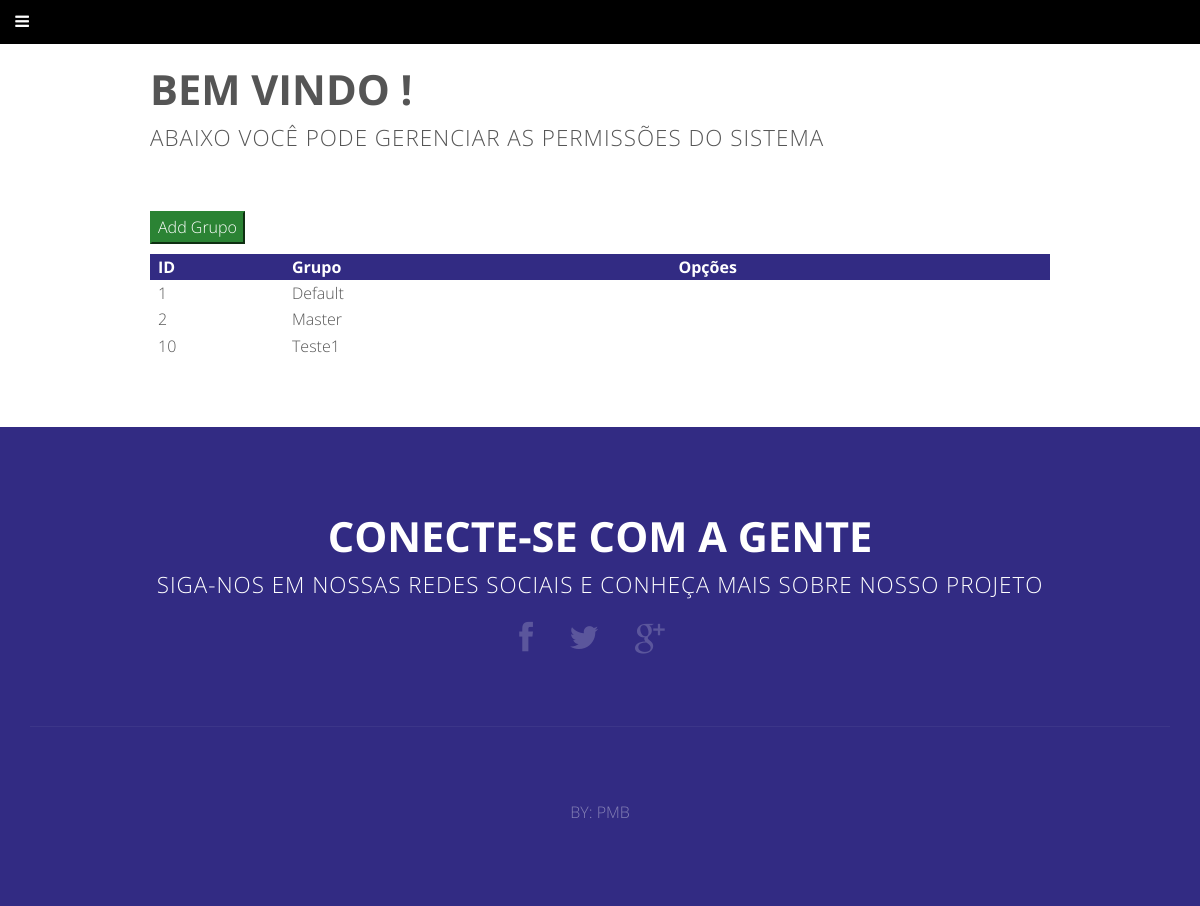
/projeto_inse/gerenciar_permiss.php, run on the app's committed database.
### tables this page shows
CREATE TABLE IF NOT EXISTS `grupo` (
  `id` int(11) NOT NULL AUTO_INCREMENT,
  `grupo` varchar(45) NOT NULL,
  `empresa` int(11) NOT NULL,
  PRIMARY KEY (`id`),
  KEY `empresa_grupo` (`empresa`)
);

### projeto_inse/gerenciar_permiss.php (the view, shortened to what this page needs)
<?php include("includes/header.php");?>
<div id="main" class="wrapper style4">
				<div id="content" class="container2 medium">
					<section>
						<header class="major">
							<h2>Bem vindo <?php echo $_SESSION['nomefantasia'] ?>!</h2>
							<span class="byline">Abaixo você pode gerenciar as permissões do sistema</span>
						</header>
									<form action="register_permissons.php" method="">
										<button type="submit" name="" style="margin-bottom: 10px; border-color: #2B8334;color: white;background: #2B8334;">Add Grupo</button>
									</form>
									<?php
										$default = 0;
										$db = mysqli_connect('localhost', 'root', '', 'inse');
										$stmt = mysqli_prepare($db, "SELECT  * from grupo WHERE empresa = ? OR empresa = ?");
										mysqli_stmt_bind_param($stmt, "ii", $_SESSION['idempresa'], $default);
										mysqli_stmt_execute($stmt);
										$result = mysqli_stmt_get_result($stmt);
									?>
									<table class="table table-bordered"  id="dataTable" width="100%" cellspacing="0">
										<thead>
										  <tr style="background-color: #322B83; color: white;">
											<th>ID</th>
											<th>Grupo</th>
											<th></th>
											<th></th>
											<th>Opções</th>
											<th></th>
										  </tr>
										</thead>
										<tbody>
											<?php
											while($row = mysqli_fetch_array($result)){
											?>
												<tr>
												<td><?php echo $row['id'];?></td>
												<td><?php echo $row['grupo'];?></td>
												<td></td>
												<td></td>
										  <?php
										  }
										  ?>
									    </tbody>
								    </table>
					</section>
							</div>
</div>
<?php  include("includes/footer.php");?>

### projeto_inse/css/skel.css (style rules this page uses)
html,body,div,span,applet,object,iframe,h1,h2,h3,h4,h5,h6,p,blockquote,pre,a,abbr,acronym,address,big,cite,code,del,dfn,em,img,ins,kbd,q,s,samp,small,strike,strong,sub,sup,tt,var,b,u,i,center,dl,dt,dd,ol,ul,li,fieldset,form,label,legend,table,caption,tbody,tfoot,thead,tr,th,td,article,aside,canvas,details,embed,figure,figcaption,footer,header,hgroup,menu,nav,output,ruby,section,summary,time,mark,audio,video { margin:0;padding:0;border:0;font-size:100%;font:inherit;vertical-align:baseline; }
article,aside,details,figcaption,figure,footer,header,hgroup,menu,nav,section { display:block; }
body { line-height:1; }
table { border-collapse:collapse;border-spacing:0; }
body { -webkit-text-size-adjust:none }
*, *:before, *:after { -moz-box-sizing: border-box; -webkit-box-sizing: border-box; box-sizing: border-box; }
body { min-width: 1200px; }

### projeto_inse/css/style.css (style rules this page uses)
body, input, select, textarea { color: #555555; font-family: 'Open Sans', sans-serif; font-size: 12pt; font-weight: 300; line-height: 1.65em; resize: none; }
p, ul, ol, dl, table, blockquote { margin: 0 0 2em 0; }
h1, h2, h3, h4, h5, h6 { color: inherit; font-weight: 700; }
h2 { font-size: 1.5em; }
header.major { padding-bottom: 1em; text-align: center; text-transform: uppercase; }
header.major h2 { font-size: 2.6em; font-weight: 700; }
header.major .byline { display: block; padding-top: 1em; letter-spacing: 1px; font-size: 1.4em; }
table { width: 100%; border-collapse: collapse; margin: 0px; border: 0px; }
td { padding: 0px 0px 0px 8px; vertical-align:top; }
th { font-weight: 700; padding: 0px 0px 0px 8px; text-align: left; font-weight: bold; }
thead { background: #555555; color: #fff; vertical-align: middle; }
.container2 { margin-left: auto; margin-right: auto; width: 100%; }
.container2.medium { width: 75%; }
.wrapper { padding: 6em 0em 4em 0em; width: 100%; }
.wrapper.style4 { background: white; }
#main { padding: 2em 0 0 0; }
#main #content .major, #main #sidebar .major { text-align: left; }

### projeto_inse/css/style-wide.css (style rules this page uses)
body, input, select, textarea { font-size: 12pt; line-height: 1.8em; }

### projeto_inse/css/style-normal.css (style rules this page uses)
body, input, select, textarea { font-size: 11pt; }

### projeto_inse/css/style-narrower.css (style rules this page uses)
header.major h2 { font-size: 1.8em; }
header.major .byline { font-size: 1.1em; }
.wrapper.style4 { padding-bottom: 2em; }

### data on the page
grupo: id "1", grupo "Default"
grupo: id "2", grupo "Master"
grupo: id "10", grupo "Teste1"
